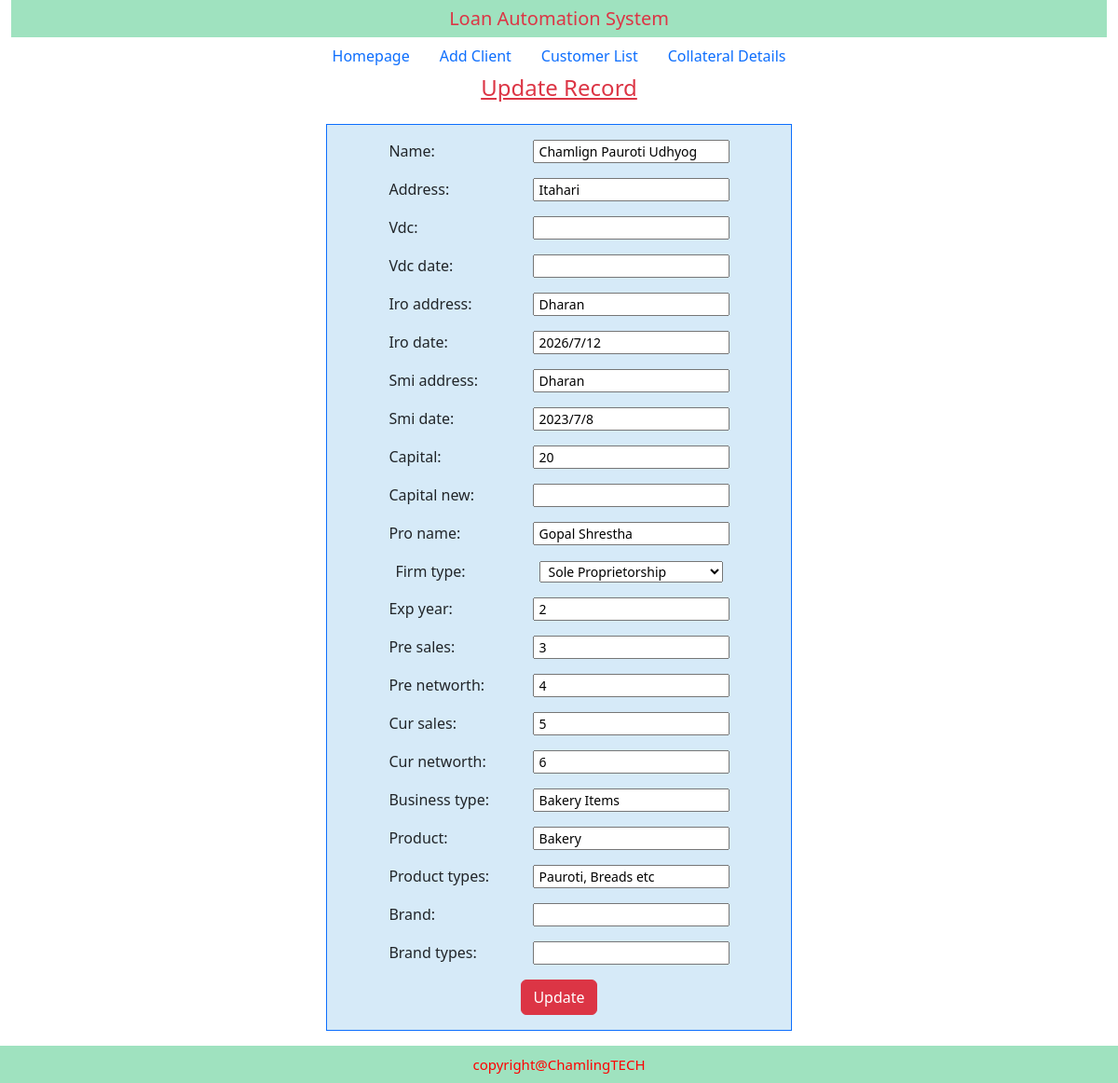
The app's page /clientupdate/13 with its own data.
### loanapp/models.py (models this page shows, shortened)
class ClientDetail(models.Model):
    name= models.CharField(max_length=300)
    address= models.CharField(max_length=150)
    vdc= models.CharField(max_length=100, null=True, blank=True)
    vdc_date= models.CharField(max_length=12, null=True, blank=True)
    iro_address= models.CharField(max_length=50)
    iro_date= models.CharField(max_length=12)
    smi_address= models.CharField(max_length=50)
    smi_date= models.CharField(max_length=12)
    capital= models.CharField(max_length=20)
    capital_new= models.CharField(max_length=20, null=True, blank=True, default='')
    pro_name= models.CharField(max_length=100)
    firm_type= models.CharField(max_length=100, choices=FORM_CHOICES)
    exp_year= models.CharField(max_length=5, null=True, default='', blank=True)
    pre_sales= models.CharField(max_length=6, null=True, default='', blank=True)
    pre_networth= models.CharField(max_length=6, null=True, default='', blank=True)
    cur_sales= models.CharField(max_length=6, null=True, default='', blank=True)
    cur_networth= models.CharField(max_length=6, null=True, default='', blank=True)
    business_type= models.CharField(max_length=100, null=True, default='', blank=True)
    product= models.CharField(max_length=100, null=True, default='', blank=True)
    product_types= models.CharField(max_length=100, null=True, default='', blank=True)
    brand= models.CharField(max_length=100, default='', blank=True, null= True)
    brand_types= models.CharField(max_length=100, default='', blank=True, null=True)

### loanapp/views.py (the view)
# urls.py: path('clientupdate/<int:pk>',ClientUpdate.as_view(), name='clientupdate'),
class ClientUpdate(UpdateView):
    model= ClientDetail
    form_class= ClientDetailForm
    template_name= 'client_update.html'
    success_url= '/clientlist/'

### loanapp/forms.py
class ClientDetailForm(forms.ModelForm):
    class Meta:
        model= ClientDetail
        fields= '__all__'

### templates/client_update.html (shortened to what this page needs)
{% extends 'base.html' %}
{% load static %}
{% block css %} <link rel="stylesheet" href="{% static 'css/client_update.css' %}"/> {% endblock css %}
{% block bodycontent %}
<div class="container text-center">
    <h4 class="text-danger text-decoration-underline">Update Record</h4>
    <div class="text-center p-3">
      <form action="" class="mx-auto update-form border border-primary py-3" method="POST">
        {{form.as_p}}
        <input type="submit" value="Update" class="btn btn-danger">
    </form>
    </div>
</div>
{% endblock bodycontent %}

### static/css/base.css (style rules this page uses)
* { margin:0; padding:0; box-sizing: border-box; }
html { height:100%; }
body { width:100%; display:flex; flex-direction:column; height:100%; }

### static/css/client_update.css (style rules this page uses)
.update-form { width:500px; background-color: #D6EAF8 ; }
label { display: inline-block; width: 150px; text-align: left; }
input, select { padding-left:5px; font-size:14px; }

### records on screen
ClientDetail: name "Chamlign Pauroti Udhyog", address "Itahari", iro_address "Dharan", iro_date "2026/7/12", smi_address "Dharan", smi_date "2023/7/8", capital "20", pro_name "Gopal Shrestha", firm_type "Sole Proprietorship", exp_year "2", pre_sales "3", pre_networth "4", cur_sales "5", cur_networth "6", business_type "Bakery Items", product "Bakery", product_types "Pauroti, Breads etc"
